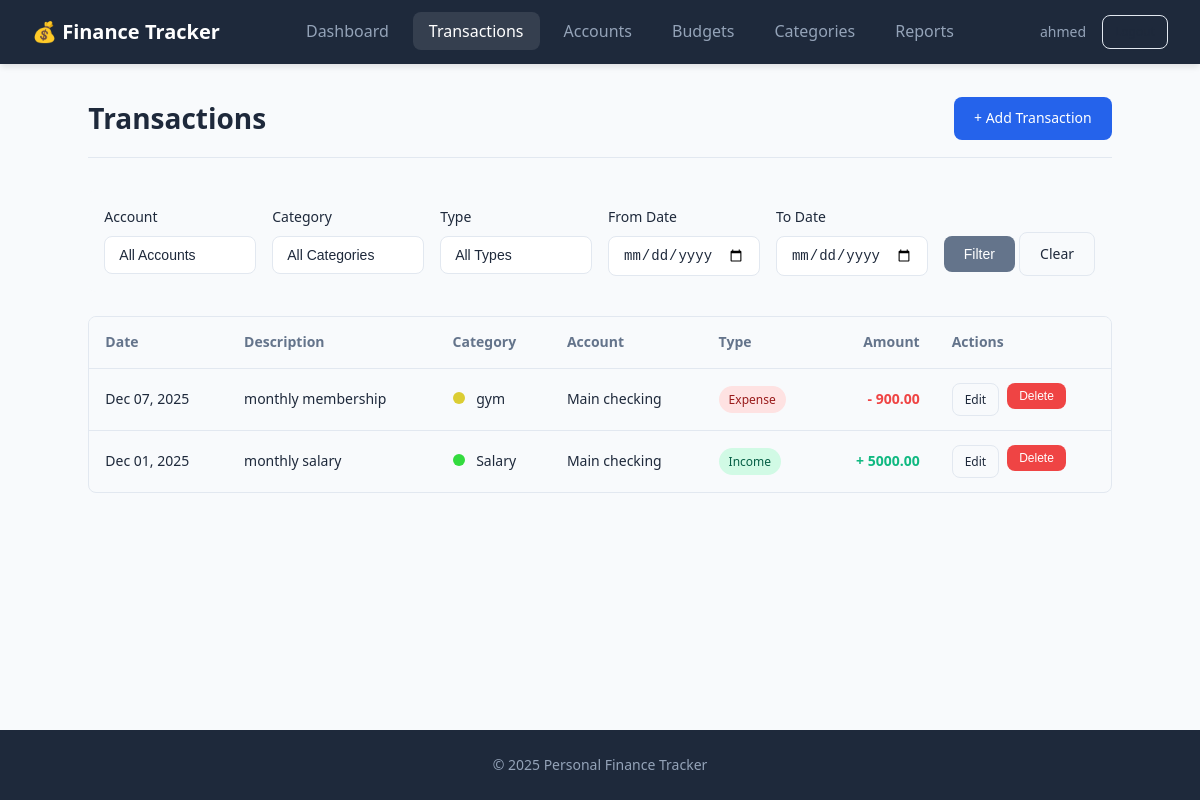
Page /transactions (signed in) on the earlier database version.
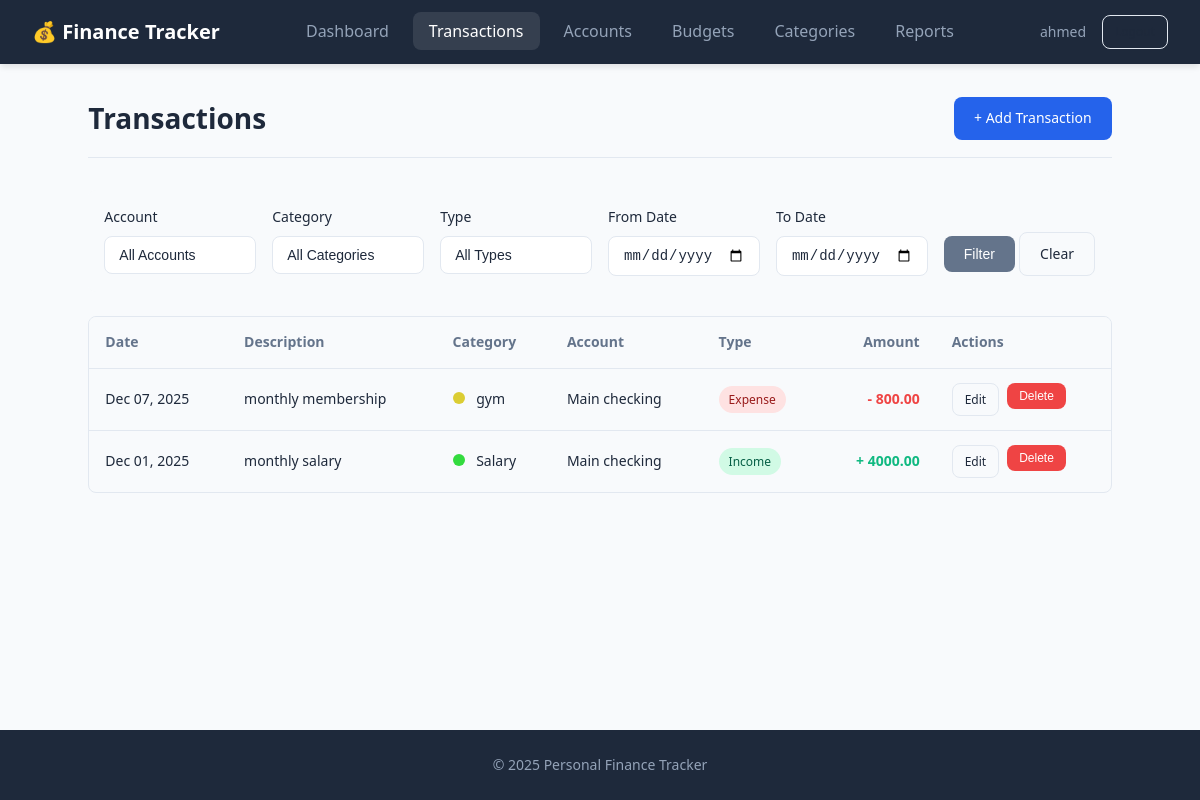
Same page on the later database version.
### src/app/models/finance_models.py (models this page shows, shortened)
class Transaction(db.Model):
    __tablename__ = 'transaction'
    id: Mapped[int] = mapped_column(Integer, primary_key=True, autoincrement=True)
    user_id: Mapped[int] = mapped_column(
        Integer, ForeignKey('user.id', ondelete='CASCADE'), nullable=False
    )
    account_id: Mapped[int] = mapped_column(
        Integer, ForeignKey('account.id', ondelete='CASCADE'), nullable=False
    )
    category_id: Mapped[int] = mapped_column(
        Integer, ForeignKey('category.id', ondelete='CASCADE'), nullable=False
    )
    date: Mapped[datetime] = mapped_column(Date, nullable=False)
    amount: Mapped[Decimal] = mapped_column(DECIMAL(10, 2), nullable=False)
    transaction_type: Mapped[str] = mapped_column(String(10), nullable=False)
    description: Mapped[Optional[str]] = mapped_column(String(255))
    notes: Mapped[Optional[str]] = mapped_column(Text)
    created_at: Mapped[datetime] = mapped_column(DateTime, default=datetime.utcnow)
    user: Mapped["User"] = relationship("User", back_populates="transactions")
    account: Mapped["Account"] = relationship("Account", back_populates="transactions")
    category: Mapped["Category"] = relationship(
        "Category", back_populates="transactions"
    )
    __table_args__ = (
        Index('idx_transaction_user_date', 'user_id', 'date'),
        Index('idx_transaction_search', 'user_id', 'description', 'notes'),
    )

class Category(db.Model):
    __tablename__ = 'category'
    id: Mapped[int] = mapped_column(Integer, primary_key=True, autoincrement=True)
    user_id: Mapped[int] = mapped_column(
        Integer, ForeignKey('user.id', ondelete='CASCADE'), nullable=False
    )
    name: Mapped[str] = mapped_column(String(100), nullable=False)
    category_type: Mapped[str] = mapped_column(String(10), nullable=False)
    color: Mapped[Optional[str]] = mapped_column(String(7))
    max_single_amount: Mapped[Optional[Decimal]] = mapped_column(DECIMAL(10, 2))
    user: Mapped["User"] = relationship("User", back_populates="categories")
    transactions: Mapped[List["Transaction"]] = relationship(
        "Transaction", back_populates="category", cascade="all, delete-orphan"
    )
    budgets: Mapped[List["Budget"]] = relationship(
        "Budget", back_populates="category", cascade="all, delete-orphan"
    )
    transaction_templates: Mapped[List["TransactionTemplate"]] = relationship(
        "TransactionTemplate", back_populates="category"
    )

class Account(db.Model):
    __tablename__ = 'account'
    id: Mapped[int] = mapped_column(Integer, primary_key=True, autoincrement=True)
    user_id: Mapped[int] = mapped_column(
        Integer, ForeignKey('user.id', ondelete='CASCADE'), nullable=False
    )
    name: Mapped[str] = mapped_column(String(100), nullable=False)
    account_type: Mapped[Optional[str]] = mapped_column(String(50))
    initial_balance: Mapped[Decimal] = mapped_column(
        DECIMAL(10, 2), default=Decimal('0.00')
    )
    current_balance: Mapped[Decimal] = mapped_column(
        DECIMAL(10, 2), default=Decimal('0.00')
    )
    currency: Mapped[str] = mapped_column(String(10), default='EGP')
    created_at: Mapped[datetime] = mapped_column(DateTime, default=datetime.utcnow)
    user: Mapped["User"] = relationship("User", back_populates="accounts")
    transactions: Mapped[List["Transaction"]] = relationship(
        "Transaction", back_populates="account", cascade="all, delete-orphan"
    )
    transaction_templates: Mapped[List["TransactionTemplate"]] = relationship(
        "TransactionTemplate", back_populates="account"
    )

### src/app/controllers/transaction_routes.py (the view)
@transaction_bp.route('/transactions')
@login_required
def transactions():
    query = Transaction.query.filter_by(user_id=current_user.id)
    query = _apply_filters(query)
    all_transactions = query.order_by(Transaction.date.desc()).all()
    accounts = Account.query.filter_by(user_id=current_user.id).all()
    categories = Category.query.filter_by(user_id=current_user.id).all()
    return render_template(
        'transactions.html',
        transactions=all_transactions,
        accounts=accounts,
        categories=categories
    )

### src/app/__init__.py (called while the page is built)
def _init_extensions(app: Flask) -> None:
    database.init_app(app)
    bcrypt.init_app(app)
    login_manager.init_app(app)
    @login_manager.user_loader
    def load_user(user_id: str):
        from .models import User
        return User.query.get(int(user_id))

### src/app/templates/transactions.html (shortened to what this page needs)
{% extends "base.html" %}
{% block content %}
<div class="page-header">
    <h1>Transactions</h1>
    <a href="{{ url_for('transaction.add_transaction') }}" class="btn btn-primary">+ Add Transaction</a>
</div>
<form method="GET" class="filter-bar">
    <div class="form-group">
        <label class="form-label">Account</label>
        <select name="account" class="form-control">
            <option value="">All Accounts</option>
        </select>
    </div>
    <div class="form-group">
        <label class="form-label">Category</label>
        <select name="category" class="form-control">
            <option value="">All Categories</option>
        </select>
    </div>
    <div class="form-group">
        <label class="form-label">Type</label>
        <select name="type" class="form-control">
            <option value="">All Types</option>
        </select>
    </div>
    <div class="form-group">
        <label class="form-label">From Date</label>
        <input type="date" name="start_date" class="form-control" value="{{ request.args.get('start_date', '') }}">
    </div>
    <div class="form-group">
        <label class="form-label">To Date</label>
        <input type="date" name="end_date" class="form-control" value="{{ request.args.get('end_date', '') }}">
    </div>
    <div class="form-group" style="align-self: flex-end;">
        <button type="submit" class="btn btn-secondary">Filter</button>
        <a href="{{ url_for('transaction.transactions') }}" class="btn btn-outline">Clear</a>
    </div>
</form>
{% if transactions %}
<div class="table-container">
    <table>
        <thead>
            <tr>
                <th>Date</th>
                <th>Description</th>
                <th>Category</th>
                <th>Account</th>
                <th>Type</th>
                <th class="text-right">Amount</th>
                <th>Actions</th>
            </tr>
        </thead>
        <tbody>
            {% for transaction in transactions %}
            <tr>
                <td>{{ transaction.date.strftime('%b %d, %Y') }}</td>
                <td>{{ transaction.description or '-' }}</td>
                <td>
                    <span class="category-dot" style="background-color: {{ transaction.category.color or '#6b7280' }}"></span>
                    {{ transaction.category.name }}
                </td>
                <td>{{ transaction.account.name }}</td>
                <td>
                    <span class="badge badge-{{ 'income' if transaction.transaction_type == 'Income' else 'expense' }}">
                        {{ transaction.transaction_type }}
                    </span>
                </td>
                <td class="text-right">
                    <span class="amount {% if transaction.transaction_type == 'Income' %}amount-income{% else %}amount-expense{% endif %}">
                        {{ "%.2f"|format(transaction.amount) }}
                    </span>
                </td>
                <td>
                    <div class="table-actions">
                        <a href="{{ url_for('transaction.edit_transaction', transaction_id=transaction.id) }}" class="btn btn-sm btn-outline">Edit</a>
                        <form method="POST" action="{{ url_for('transaction.delete_transaction', transaction_id=transaction.id) }}" style="display:inline;" onsubmit="return confirm('Delete this transaction?');">
                            <button type="submit" class="btn btn-sm btn-danger">Delete</button>
                        </form>
                    </div>
                </td>
            </tr>
            {% endfor %}
        </tbody>
    </table>
</div>
{% endif %}
{% endblock %}

Differences in the rows shown:
changed Transaction "Dec 07, 2025": amount "900.00" → "800.00"
changed Transaction "Dec 01, 2025": amount "5000.00" → "4000.00"
